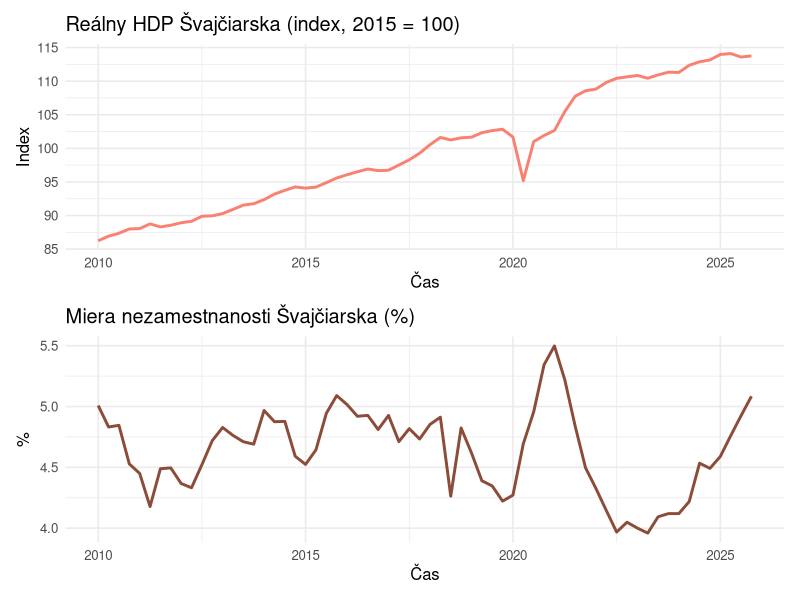
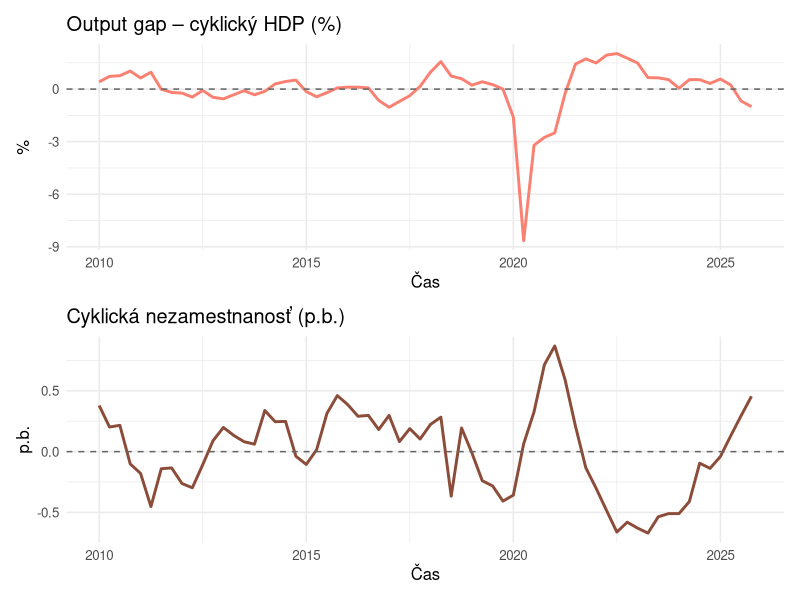
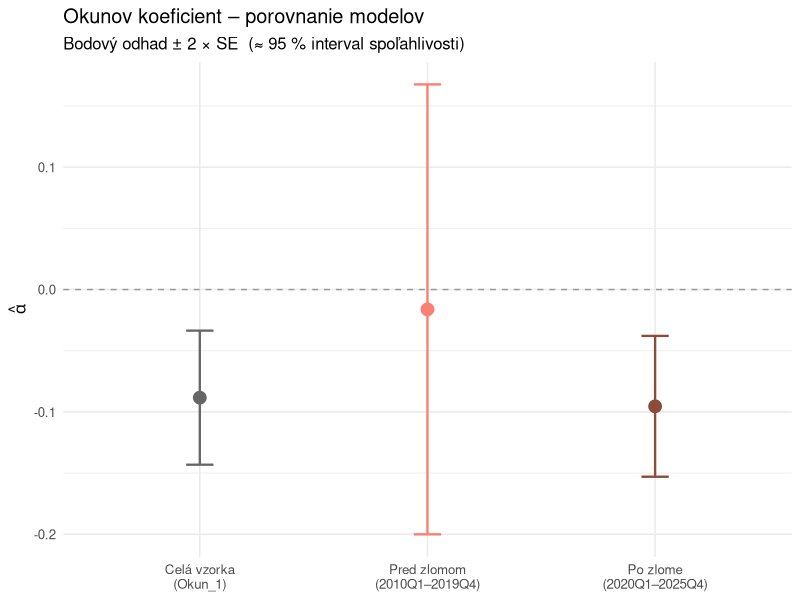
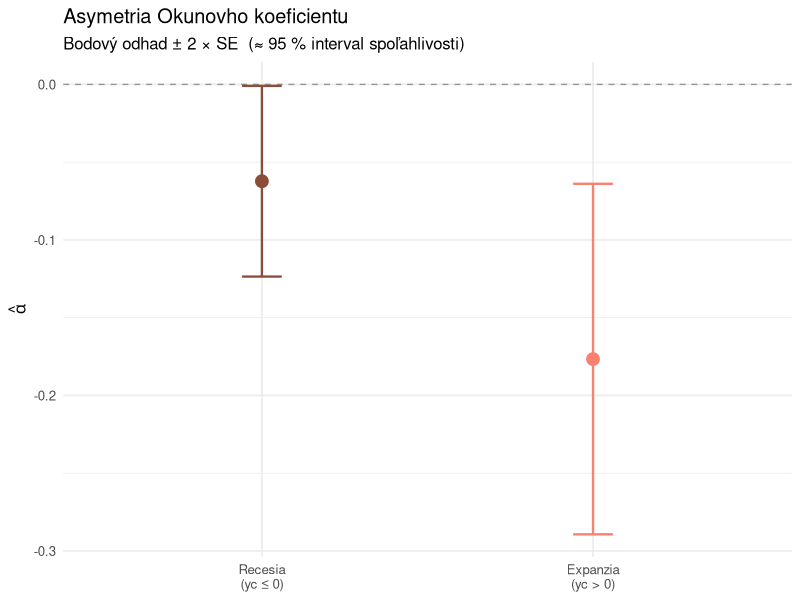
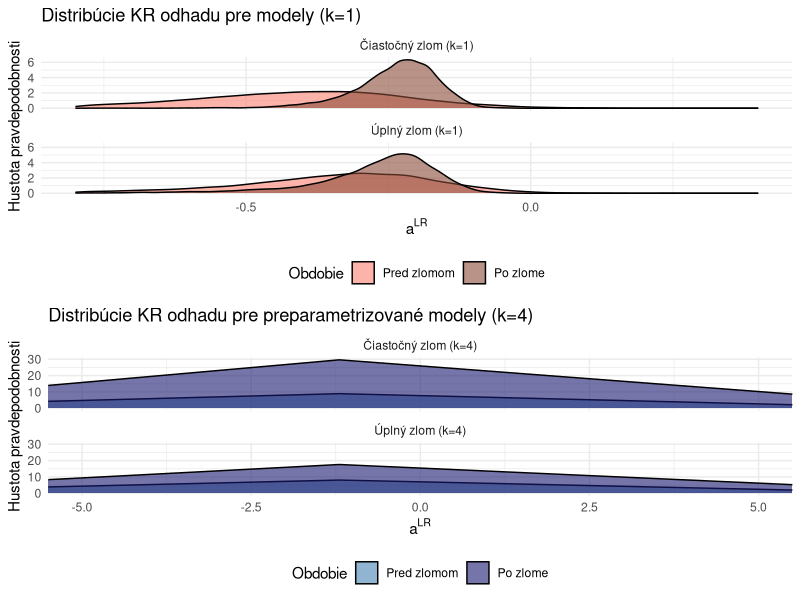

Here is the R script that generated these plots, in order:
## ---- chunk 1
knitr::opts_chunk$set(
  echo       = TRUE,
  fig.height = 6,
  fig.width  = 10,
  message    = FALSE,
  warning    = FALSE,
  fig.align  = "center"
)
library(tidyverse)
library(ggplot2)
library(forecast)
library(patchwork)
library(strucchange)
## ---- chunk 2
gdp_raw   <- read.csv("data1.csv")
unemp_raw <- read.csv("data2.csv")
## ---- chunk 3
gdp <- gdp_raw %>%
  filter(REF_AREA == "CHE",
         TIME_PERIOD >= "2010-Q1") %>%
  select(TIME_PERIOD, OBS_VALUE) %>%
  rename(gdp_index = OBS_VALUE)

unemp <- unemp_raw %>%
  filter(REF_AREA == "CHE",
         TIME_PERIOD >= "2010-Q1") %>%
  select(TIME_PERIOD, OBS_VALUE) %>%
  rename(unemployment_rate = OBS_VALUE)

data <- inner_join(gdp, unemp, by = "TIME_PERIOD")
## ---- chunk 4
# začiatok časového radu podľa prvého dostupného obdobia
ts_start <- c(as.integer(substr(data$TIME_PERIOD[1], 1, 4)),
              as.integer(substr(data$TIME_PERIOD[1], 7, 7)))

gdp_ts <- ts(data$gdp_index,         start = ts_start, frequency = 4)
u_ts   <- ts(data$unemployment_rate,  start = ts_start, frequency = 4)
Time   <- ts(seq_along(gdp_ts),       start = ts_start, frequency = 4)
## ---- chunk 5
p1 <- autoplot(gdp_ts, colour = "salmon", size = 1) +
  ggtitle("Reálny HDP Švajčiarska (index, 2015 = 100)") +
  xlab("Čas") + ylab("Index") +
  theme_minimal(base_size = 12)

p2 <- autoplot(u_ts, colour = "salmon4", size = 1) +
  ggtitle("Miera nezamestnanosti Švajčiarska (%)") +
  xlab("Čas") + ylab("%") +
  theme_minimal(base_size = 12)

p1 / p2
## ---- chunk 6
bp <- breakpoints(log(gdp_ts) ~ Time)
summary(bp)

# na základe BIC volíme m=2 (2020Q1 a 2022Q2); testujeme prvý zlom v 2020Q1
break_index <- which(data$TIME_PERIOD == "2019-Q4")

sctest(log(gdp_ts) ~ Time, type = "Chow", point = break_index)
## ---- chunk 7
# dummy: 0 pred 2020Q1, 1 od 2020Q1
D <- ts(ifelse(data$TIME_PERIOD >= "2020-Q1", 1, 0),
        start = ts_start, frequency = 4)
## ---- chunk 8
log_gdp_ts <- log(gdp_ts)

model_trend <- lm(log_gdp_ts ~ Time + I(D * Time))
# summary(model_trend)
s_y <- summary(model_trend)$coefficients
## ---- chunk 9
yc_ts <- ts(residuals(lm(log_gdp_ts ~ Time)) * 100, start = ts_start, frequency = 4)
# autoplot(yc_ts, size = 1, colour = 'black', facet = FALSE)
## ---- chunk 10
model_u <- lm(u_ts ~  D)
summary(model_u)
s_u <- summary(model_u)$coefficients
## ---- chunk 11
uc_ts <- ts(residuals(lm(u_ts ~  1)), start = ts_start, frequency = 4)
# autoplot(uc_ts, size = 1, colour = 'black', facet = FALSE)
## ---- chunk 12
p3 <- autoplot(yc_ts, colour = "salmon", size = 1) +
  geom_hline(yintercept = 0, linetype = "dashed", colour = "grey40") +
  ggtitle("Output gap – cyklický HDP (%)") +
  xlab("Čas") + ylab("%") +
  theme_minimal(base_size = 12)

p4 <- autoplot(uc_ts, colour = "salmon4", size = 1) +
  geom_hline(yintercept = 0, linetype = "dashed", colour = "grey40") +
  ggtitle("Cyklická nezamestnanosť (p.b.)") +
  xlab("Čas") + ylab("p.b.") +
  theme_minimal(base_size = 12)

p3 / p4
## ---- chunk 13
library(broom)

Okun_1 <- lm(uc_ts ~ yc_ts - 1)
Okun_2 <- lm(uc_ts ~ yc_ts)

# Spoločná tabuľka oboch modelov pomocou broom + knitr::kable
tidy_join <- function(m, label) {
  t <- tidy(m)
  t$term <- dplyr::recode(t$term,
    "yc_ts"       = "Cyklický output (HDP gap)",
    "(Intercept)" = "Absolútny člen (Intercept)")
  t$Model <- label
  t[, c("Model","term","estimate","std.error","statistic","p.value")]
}

tbl <- rbind(tidy_join(Okun_1, "Okun_1 (bez interceptu)"),
             tidy_join(Okun_2, "Okun_2 (s interceptom)"))
colnames(tbl) <- c("Model", "Premenná", "Odhad", "Std. chyba", "t-štatistika", "p-hodnota")

knitr::kable(tbl, digits = 4, align = c("l","l","r","r","r","r"),
             caption = "Výsledky rovnice 3: Okun_1 (bez interceptu), Okun_2 (s interceptom)")

s_o1 <- summary(Okun_1)$coefficient
s_o2 <- summary(Okun_2)$coefficient
## ---- chunk 14
break_index <- which(data$TIME_PERIOD == "2020-Q1")

chow_bp <- sctest(uc_ts ~ yc_ts - 1, type = "Chow", point = break_index)

n  <- length(uc_ts)
k  <- 1
n1 <- break_index - 1
n2 <- n - n1

uc_pre  <- uc_ts[1:n1];    yc_pre  <- yc_ts[1:n1]
uc_post <- uc_ts[(n1+1):n]; yc_post <- yc_ts[(n1+1):n]

model_pre   <- lm(uc_pre ~ yc_pre - 1)
rss_pre     <- sum(residuals(model_pre)^2)
alpha_pre   <- coef(model_pre)[1]
pred_errors <- uc_post - alpha_pre * yc_post
rss_pred    <- sum(pred_errors^2)

F_pred <- (rss_pred / n2) / (rss_pre / (n1 - k))
p_pred <- pf(F_pred, df1 = n2, df2 = n1 - k, lower.tail = FALSE)
## ---- chunk 15
Okun_3     <- lm(uc_ts ~ yc_ts + I(D * yc_ts) - 1)
s_o3       <- summary(Okun_3)$coefficients

a1         <- s_o3[1, 1]
se_a1      <- s_o3[1, 2]
a2         <- s_o3[2, 1]
a_po       <- a1 + a2

Sigma      <- vcov(Okun_3)
se_a_po    <- sqrt(Sigma[1,1] + Sigma[2,2] + 2 * Sigma[1,2])

s_o3
## ---- chunk 16
data.frame(
  obdobie = factor(
    c("Celá vzorka\n(Okun_1)", "Pred zlomom\n(2010Q1–2019Q4)", "Po zlome\n(2020Q1–2025Q4)"),
    levels = c("Celá vzorka\n(Okun_1)", "Pred zlomom\n(2010Q1–2019Q4)", "Po zlome\n(2020Q1–2025Q4)")
  ),
  odhad = c(s_o1[1, 1], a1,    a_po),
  se    = c(s_o1[1, 2], se_a1, se_a_po)
) |>
  ggplot(aes(x = obdobie, y = odhad, colour = obdobie)) +
  geom_hline(yintercept = 0, linetype = "dashed", colour = "grey60") +
  geom_errorbar(aes(ymin = odhad - 2*se, ymax = odhad + 2*se),
                width = 0.12, linewidth = 0.8) +
  geom_point(size = 4) +
  scale_colour_manual(values = c("grey40", "salmon", "salmon4")) +
  labs(title    = "Okunov koeficient – porovnanie modelov",
       subtitle = "Bodový odhad ± 2 × SE  (≈ 95 % interval spoľahlivosti)",
       x = NULL, y = expression(hat(alpha))) +
  theme_minimal(base_size = 12) +
  theme(legend.position = "none")
## ---- chunk 17
D_asym    <- ifelse(yc_ts > 0, 1, 0)
Okun_asym <- lm(uc_ts ~ I((1 - D_asym) * yc_ts) + I(D_asym * yc_ts) - 1)
s_asym    <- summary(Okun_asym)$coefficients

a_rec  <- s_asym[1, 1]; se_rec <- s_asym[1, 2]
a_exp  <- s_asym[2, 1]; se_exp <- s_asym[2, 2]

s_asym
## ---- chunk 18
data.frame(
  faza  = factor(c("Recesia\n(yc ≤ 0)", "Expanzia\n(yc > 0)"),
                 levels = c("Recesia\n(yc ≤ 0)", "Expanzia\n(yc > 0)")),
  odhad = c(a_rec, a_exp),
  se    = c(se_rec, se_exp)
) |>
  ggplot(aes(x = faza, y = odhad, colour = faza)) +
  geom_hline(yintercept = 0, linetype = "dashed", colour = "grey60") +
  geom_errorbar(aes(ymin = odhad - 2*se, ymax = odhad + 2*se),
                width = 0.12, linewidth = 0.8) +
  geom_point(size = 4) +
  scale_colour_manual(values = c("salmon4", "salmon")) +
  labs(title    = "Asymetria Okunovho koeficientu",
       subtitle = "Bodový odhad ± 2 × SE  (≈ 95 % interval spoľahlivosti)",
       x = NULL, y = expression(hat(alpha))) +
  theme_minimal(base_size = 12) +
  theme(legend.position = "none")
## ---- chunk 19
library(dynlm)

aic_vals <- numeric(4)
bic_vals <- numeric(4)

for (k in 1:4) {
  # dynlm s oneskoreniami 1 až k pre uc aj yc bez interceptu
  mod_k <- dynlm(uc_ts ~ L(uc_ts, 1:k) + L(yc_ts, 1:k) - 1)
  aic_vals[k] <- AIC(mod_k)
  bic_vals[k] <- BIC(mod_k)
}

# Prehľadná tabuľka informačných kritérií
ic_table <- data.frame(
  k       = 1:4,
  AIC     = round(aic_vals, 3),
  BIC     = round(bic_vals, 3)
)
knitr::kable(ic_table,
             caption = "Informačné kritériá dynamického modelu (rovnica 7) pre k = 1 až 4",
             align   = c("c", "r", "r"))

k_aic <- which.min(aic_vals)
k_bic <- which.min(bic_vals)
## ---- chunk 20
# Základný dynamický model (rovnica 7) s optimálnym počtom oneskorení
k_opt   <- k_bic
mod_opt <- dynlm(uc_ts ~ L(uc_ts, 1:k_opt) + L(yc_ts, 1:k_opt) - 1)
summary(mod_opt)

# Dlhodobý Okunov koeficient pre základný model (bez štrukturálneho zlomu)
cf_opt  <- coef(mod_opt)
d1_opt  <- sum(cf_opt[grep("L(uc_ts", names(cf_opt), fixed = TRUE)])
d2_opt  <- sum(cf_opt[grep("L(yc_ts", names(cf_opt), fixed = TRUE)])
aLR_basic <- d2_opt / (1 - d1_opt)

# Robustnostný model s k = 4 (overenie citlivosti na počet lagov)
mod_k4   <- dynlm(uc_ts ~ L(uc_ts, 1:4) + L(yc_ts, 1:4) - 1)
cf_k4    <- coef(mod_k4)
d1_k4    <- sum(cf_k4[grep("L(uc_ts", names(cf_k4), fixed = TRUE)])
d2_k4    <- sum(cf_k4[grep("L(yc_ts", names(cf_k4), fixed = TRUE)])
aLR_k4   <- d2_k4 / (1 - d1_k4)

# Zhrňujúca tabuľka dlhodobých koeficientov pre základný model
knitr::kable(
  data.frame(
    Specifikacia = c(paste0("Optimálne (k = ", k_opt, ")"),
                     "Preparametrizované (k = 4)"),
    sum_d1 = round(c(d1_opt, d1_k4), 4),
    sum_d2 = round(c(d2_opt, d2_k4), 4),
    aLR    = round(c(aLR_basic, aLR_k4), 4)
  ),
  caption   = "Dlhodobý Okunov koeficient – základný dynamický model (rovnica 7)",
  align     = c("l", "r", "r", "r"),
  col.names = c("Špecifikácia", "Súčet d1i", "Súčet d2i", "a^LR")
)
## ---- chunk 21
# --- 1) Čiastočný zlom, k = 4 ---
Okun_pb_4 <- dynlm(uc_ts ~ L(uc_ts, 1:4) + L(yc_ts, 1:4) + L(I(D * yc_ts), 1:4) - 1)

# --- 2) Úplný zlom, k = 4 ---
Okun_fb_4 <- dynlm(uc_ts ~ L(uc_ts, 1:4) + L(yc_ts, 1:4) + 
                           L(I(D * uc_ts), 1:4) + L(I(D * yc_ts), 1:4) - 1)

# --- 3) Čiastočný zlom, k = 1 ---
Okun_pb_1 <- dynlm(uc_ts ~ L(uc_ts, 1) + L(yc_ts, 1) + L(I(D * yc_ts), 1) - 1)

# --- 4) Úplný zlom, k = 1 ---
Okun_fb_1 <- dynlm(uc_ts ~ L(uc_ts, 1) + L(yc_ts, 1) + 
                           L(I(D * uc_ts), 1) + L(I(D * yc_ts), 1) - 1)
## ---- chunk 22
# Funkcia na extrakciu koeficientov z modelu
get_aLR <- function(model_obj, model_type) {
  cf <- coef(model_obj)
  
  d1 <- sum(cf[grep("L(uc_ts", names(cf), fixed = TRUE)])
  d2 <- sum(cf[grep("L(yc_ts", names(cf), fixed = TRUE)])
  
  if(model_type == "partial") {
    d4 <- sum(cf[grep("D * yc_ts", names(cf), fixed = TRUE)])
    a_pred <- d2 / (1 - d1)
    a_po   <- (d2 + d4) / (1 - d1)
  } else {
    d3 <- sum(cf[grep("D * uc_ts", names(cf), fixed = TRUE)])
    d4 <- sum(cf[grep("D * yc_ts", names(cf), fixed = TRUE)])
    a_pred <- d2 / (1 - d1)
    a_po   <- (d2 + d4) / (1 - d1 - d3)
  }
  return(c(a_pred, a_po))
}

aLR_pb_4 <- get_aLR(Okun_pb_4, "partial")
aLR_fb_4 <- get_aLR(Okun_fb_4, "full")
aLR_pb_1 <- get_aLR(Okun_pb_1, "partial")
aLR_fb_1 <- get_aLR(Okun_fb_1, "full")

df_results <- data.frame(
  Model = c("Čiastočný zlom (k=4)", "Úplný zlom (k=4)", 
            "Čiastočný zlom (k=1)", "Úplný zlom (k=1)"),
  a_pred = c(aLR_pb_4[1], aLR_fb_4[1], aLR_pb_1[1], aLR_fb_1[1]),
  a_po   = c(aLR_pb_4[2], aLR_fb_4[2], aLR_pb_1[2], aLR_fb_1[2])
)

colnames(df_results) <- c("Špecifikácia modelu", "a_LR pred zlomom", "a_LR po zlome")
knitr::kable(df_results, digits = 3, align = c("l", "c", "c"), caption = "Porovnanie dlhodobých Okunových koeficientov")
## ---- chunk 23
library(MASS)
library(dplyr)
library(ggplot2)

set.seed(2026)

calc_SE_aLR <- function(model_obj, model_type, name) {
  cf <- coef(model_obj)
  Sig <- vcov(model_obj)
  
  # Dynamické priradenie indexov naprieč k=1 až k=4
  idx_d1 <- grep("L(uc_ts", names(cf), fixed = TRUE)
  idx_d2 <- grep("L(yc_ts", names(cf), fixed = TRUE)
  
  d1 <- sum(cf[idx_d1]); d2 <- sum(cf[idx_d2])
  
  if(model_type == "partial") {
    idx_d4 <- grep("D * yc_ts", names(cf), fixed = TRUE)
    d4 <- sum(cf[idx_d4])
    a_pred <- d2 / (1 - d1)
    a_po   <- (d2 + d4) / (1 - d1)
    
    # Delta vektory (gradient)
    G1 <- rep(0, length(cf)); G2 <- rep(0, length(cf))
    G1[idx_d1] <- d2 / (1 - d1)^2; G1[idx_d2] <- 1 / (1 - d1)
    G2[idx_d1] <- (d2 + d4) / (1 - d1)^2; G2[idx_d2] <- 1 / (1 - d1); G2[idx_d4] <- 1 / (1 - d1)
    
    # Simulačná lambda
    get_mc <- function(row) {
      r1 <- sum(row[idx_d1]); r2 <- sum(row[idx_d2]); r4 <- sum(row[idx_d4])
      c(r2 / (1 - r1), (r2 + r4) / (1 - r1))
    }
  } else {
    idx_d3 <- grep("D * uc_ts", names(cf), fixed = TRUE)
    idx_d4 <- grep("D * yc_ts", names(cf), fixed = TRUE)
    d3 <- sum(cf[idx_d3]); d4 <- sum(cf[idx_d4])
    a_pred <- d2 / (1 - d1)
    a_po   <- (d2 + d4) / (1 - d1 - d3)
    
    G1 <- rep(0, length(cf)); G2 <- rep(0, length(cf))
    G1[idx_d1] <- d2 / (1 - d1)^2; G1[idx_d2] <- 1 / (1 - d1)
    den <- 1 - d1 - d3; num <- d2 + d4
    G2[idx_d1] <- num / den^2; G2[idx_d2] <- 1 / den
    G2[idx_d3] <- num / den^2; G2[idx_d4] <- 1 / den
    
    get_mc <- function(row) {
      r1 <- sum(row[idx_d1]); r2 <- sum(row[idx_d2])
      r3 <- sum(row[idx_d3]); r4 <- sum(row[idx_d4])
      c(r2 / (1 - r1), (r2 + r4) / (1 - r1 - r3))
    }
  }
  
  # Delta prepocet matic
  G_mat <- rbind(G1, G2)
  SE_delta <- sqrt(diag(G_mat %*% Sig %*% t(G_mat)))
  
  # K-R Simulacia 
  MC <- 10000
  draws <- mvrnorm(n = MC, mu = cf, Sigma = Sig)
  a_draws <- apply(draws, 1, get_mc)
  
  df_draws <- data.frame(
    Hodnota = c(a_draws[1,], a_draws[2,]),
    Obdobie = factor(rep(c("Pred zlomom", "Po zlome"), each = MC), 
                     levels = c("Pred zlomom", "Po zlome")),
    Model = name
  )
  
  ci_pred <- quantile(a_draws[1,], c(0.025, 0.975), na.rm=TRUE)
  ci_po   <- quantile(a_draws[2,], c(0.025, 0.975), na.rm=TRUE)
  
  res <- data.frame(
    Model = name, Obdobie = c("Pred", "Po"),
    a_LR = c(a_pred, a_po),
    SE_Delta = SE_delta, SE_KR = apply(a_draws, 1, sd, na.rm=TRUE),
    CI_dolny = c(ci_pred[1], ci_po[1]), CI_horny = c(ci_pred[2], ci_po[2])
  )
  
  list(table = res, draws = df_draws)
}

res1 <- calc_SE_aLR(Okun_pb_4, "partial", "Čiastočný zlom (k=4)")
res2 <- calc_SE_aLR(Okun_fb_4, "full",    "Úplný zlom (k=4)")
res3 <- calc_SE_aLR(Okun_pb_1, "partial", "Čiastočný zlom (k=1)")
res4 <- calc_SE_aLR(Okun_fb_1, "full",    "Úplný zlom (k=1)")

# Zlúčenie výsledkov do tabuľky
df_all <- rbind(res1$table, res2$table, res3$table, res4$table)
df_all_draws <- rbind(res1$draws, res2$draws, res3$draws, res4$draws)

knitr::kable(df_all, digits = 3, row.names = FALSE, align="l",
             caption = "SE a Intervaly spoľahlivosti dlhodobých koeficientov")
## ---- chunk 24
# Zobrazenie optimálnych modelov k=1
g1 <- ggplot(subset(df_all_draws, grepl("k=1", Model)), 
             aes(x = Hodnota, fill = Obdobie)) +
  geom_density(alpha = 0.6) +
  scale_fill_manual(values = c("salmon", "salmon4")) +
  facet_wrap(~Model, ncol=1) +
  theme_minimal() + 
  xlim(-0.8, 0.4) + # Limit pre pekný vizuál zdravých modelov
  labs(title = "Distribúcie KR odhadu pre modely (k=1)",
       x = expression(a^{LR}), y = "Hustota pravdepodobnosti") +
  theme(legend.position = "bottom")

# Zobrazenie preparametrizovaných modelov k=4
g2 <- ggplot(subset(df_all_draws, grepl("k=4", Model)), 
             aes(x = Hodnota, fill = Obdobie)) +
  geom_density(alpha = 0.6) +
  scale_fill_manual(values = c("steelblue", "midnightblue")) +
  facet_wrap(~Model, ncol=1) +
  theme_minimal() + 
  coord_cartesian(xlim = c(-5, 5)) + # Limit musel byť drasticky navýšený pre noise z chýb
  labs(title = "Distribúcie KR odhadu pre preparametrizované modely (k=4)",
       x = expression(a^{LR}), y = "Hustota pravdepodobnosti") +
  theme(legend.position = "bottom")

# Vykreslenie dvojsiete grafov
gridExtra::grid.arrange(g1, g2, ncol=1)
